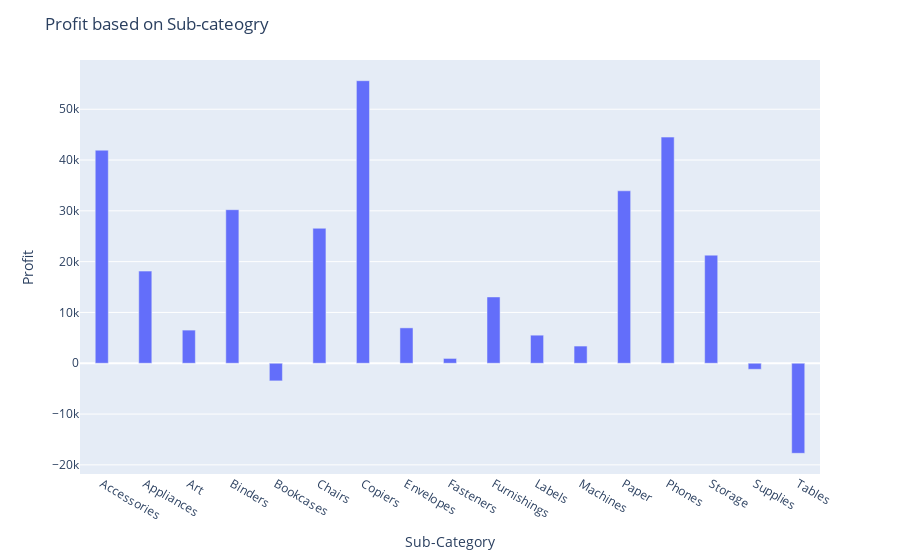

The cell this chart's notebook holds for it:
### Code cell
fig = px.bar(sc_g, x='Sub-Category', y='Profit', text='Profit')
fig.update_traces(texttemplate='%{text:.2s}', textposition='outside')
fig.update_layout(uniformtext_minsize=8, uniformtext_mode='hide',bargap=0.7,title='Profit based on Sub-cateogry')
fig.show()

### Figure 1 — Plotly figure (JSON) as saved in the notebook; plotly's stock layout.template omitted (floating-point values rounded to 4 significant figures)
{"data": [{"alignmentgroup": "True", "hovertemplate": "Sub-Category=%{x}<br>Profit=%{text}<extra></extra>", "legendgroup": "", "marker": {"color": "#636efa"}, "name": "", "offsetgroup": "", "orientation": "v", "showlegend": false, "text": [41940.0, 18140.0, 6525.0, 30230.0, -3473.0, 26570.0, 55620.0, 6964.0, 949.5, 13050.0, 5526.0, 3385.0, 33940.0, 44520.0, 21280.0, -1189.0, -17730.0], "textposition": "outside", "texttemplate": "%{text:.2s}", "type": "bar", "x": ["Accessories", "Appliances", "Art", "Binders", "Bookcases", "Chairs", "Copiers", "Envelopes", "Fasteners", "Furnishings", "Labels", "Machines", "Paper", "Phones", "Storage", "Supplies", "Tables"], "xaxis": "x", "y": [41940.0, 18140.0, 6525.0, 30230.0, -3473.0, 26570.0, 55620.0, 6964.0, 949.5, 13050.0, 5526.0, 3385.0, 33940.0, 44520.0, 21280.0, -1189.0, -17730.0], "yaxis": "y"}], "layout": {"bargap": 0.7, "barmode": "relative", "legend": {"tracegroupgap": 0}, "margin": {"t": 60}, "title": {"text": "Profit based on Sub-cateogry"}, "uniformtext": {"minsize": 8, "mode": "hide"}, "xaxis": {"anchor": "y", "domain": [0, 1], "title": {"text": "Sub-Category"}}, "yaxis": {"anchor": "x", "domain": [0, 1], "title": {"text": "Profit"}}}}
